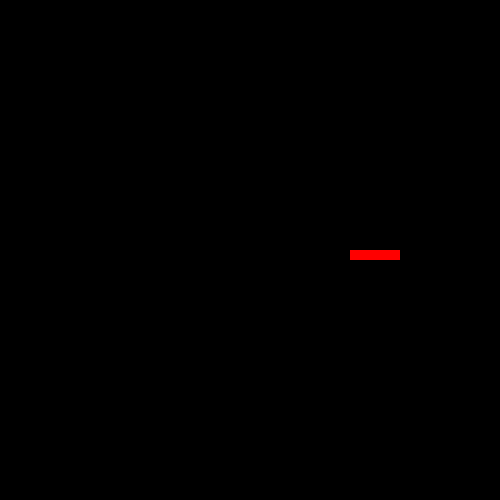
Frame 1 (no input)
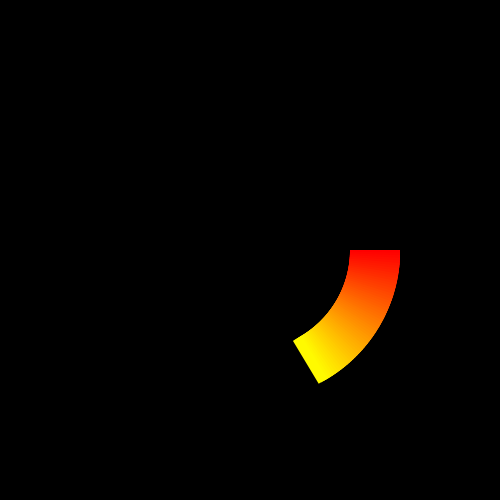
Frame 60 (the mouse pressed at the canvas centre just before this capture)
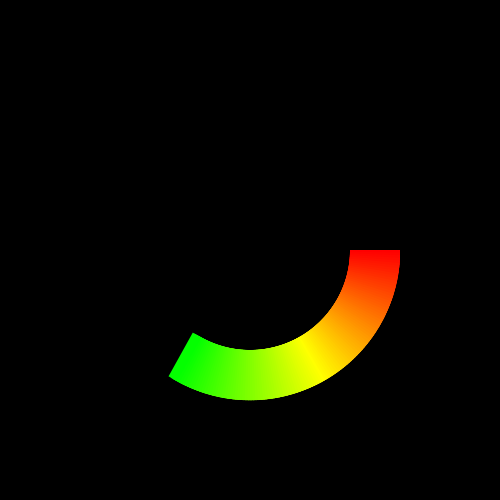
Frame 120 (the mouse held since frame 60 and released just before this capture)

The Processing sketch that drew these frames (run headless with seeded random() and noise(); from frame 60 on, the mouse is pressed at the canvas centre):

// Processing sketch: farbkreis
// ── farbkreis.pde
float angle=0;
float colorangle=0;

void setup() {
  size(500, 500);
  colorMode(HSB, 360);
  background(0);
}

void draw() {
  noStroke();
  fill(colorangle, 360, 360);
  pushMatrix();
  translate(width/2, height/2);
  rotate(radians(angle));
  rect(100, 0, 50, 10);
  popMatrix();
  
  //angle=angle+1;
  angle++;
  colorangle++;
  
  if (colorangle>360) {
    colorangle=0;
  }

}
